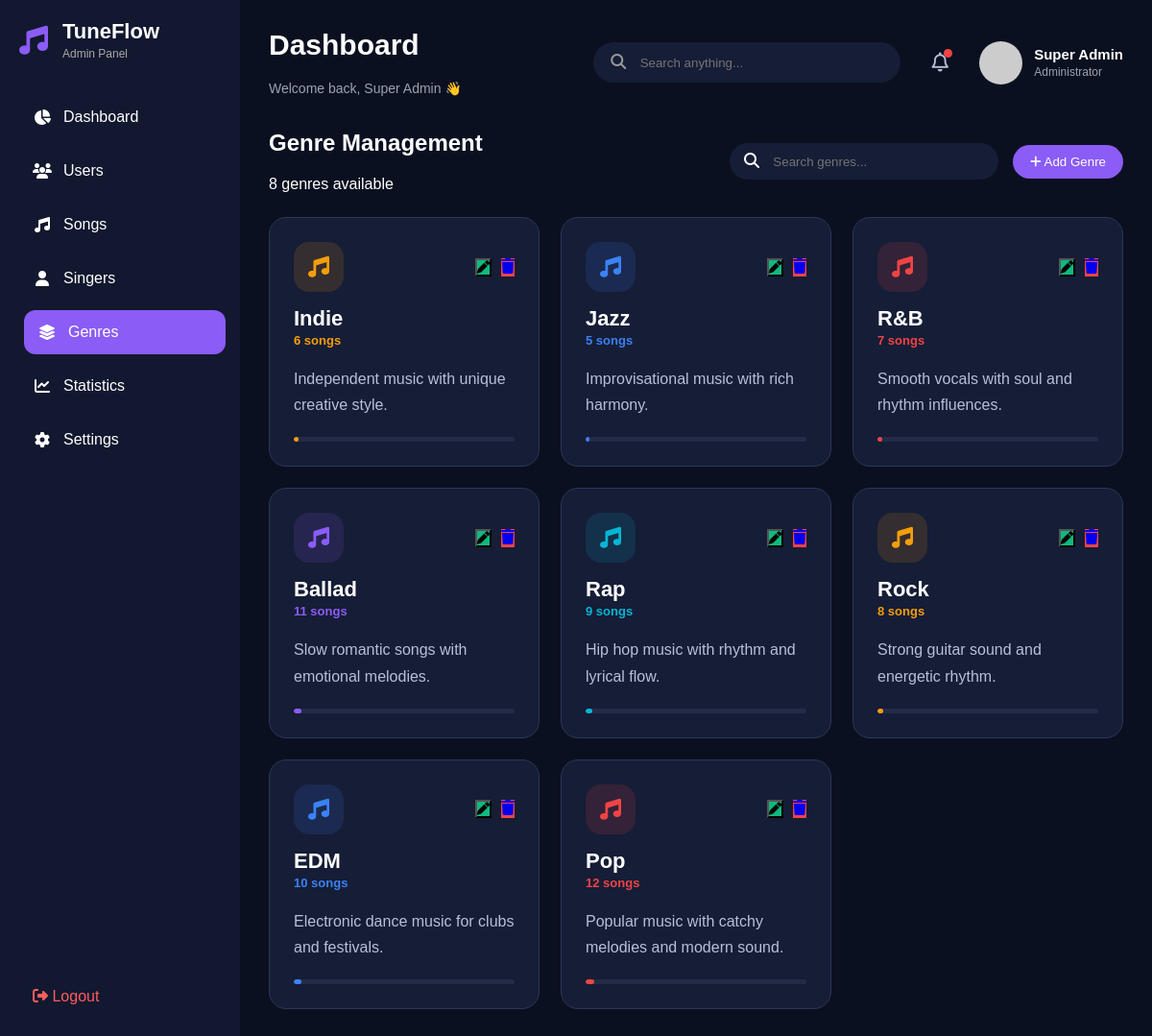
/admin/genres.php, run on the app's committed database.
### tables this page shows
CREATE TABLE genres (
    id INT AUTO_INCREMENT PRIMARY KEY,
    name VARCHAR(100) NOT NULL,
    description TEXT,
    songs_count INT DEFAULT 0,
    created_at TIMESTAMP DEFAULT CURRENT_TIMESTAMP
);

### admin/genres.php (the view, shortened to what this page needs)
<?php
include "../config/config.php";
$keyword = "";
$result = mysqli_query(
    $conn,
    "SELECT *
    FROM genres
    WHERE
        name LIKE '%$keyword%'
        OR description LIKE '%$keyword%'
    ORDER BY id DESC"
);
$totalGenre = mysqli_num_rows($result);
?>
<!DOCTYPE html>
<html lang="en">
<head>
    <link rel="stylesheet" href="https://cdnjs.cloudflare.com/ajax/libs/font-awesome/6.5.1/css/all.min.css">
    <link rel="stylesheet" href="../css/style.css">
    <link rel="stylesheet" href="../css/genres.css">
</head>
<body>
    <div class="container">
        <?php include "sidebar.php"; ?>
        <main>
            <?php include "header.php"; ?>
            <div class="page-header">
                <div>
                    <h2>Genre Management</h2>
                    <p>
                        <?= $totalGenre ?>
                        genres available
                    </p>
                </div>
                <div class="top-action">
                    <form method="GET" class="search-user">
                        <i class="fa fa-search"></i>
                        <input type="text" name="search" placeholder="Search genres..."
                            value="<?= htmlspecialchars($keyword); ?>">
                    </form>
                    <button class="add-btn" onclick="openAddGenre()">
                        <i class="fa fa-plus"></i>
                        Add Genre
                    </button>
                </div>
            </div>
            <div class="genre-grid">
                <?php while ($row = mysqli_fetch_assoc($result)): ?>
                    <?php
                    $songsCount = $row["songs_count"] ?? 0;
                    $progress = min(100, $songsCount / 3);
                    $colors = [
                        "#8b5cf6",
                        "#ef4444",
                        "#3b82f6",
                        "#f59e0b",
                        "#06b6d4"
                    ];
                    $color = $colors[$row["id"] % count($colors)];
                    ?>
                    <div class="genre-card">
                        <div class="genre-card-top">
                            <div class="genre-icon" style="background: <?= $color ?>22; color: <?= $color ?>;">
                                <i class="fa-solid fa-music"></i>
                            </div>
                            <div class="genre-action">
                                <button class="edit-btn" onclick="editGenre(
                                    '<?= $row['id']; ?>',
                                    '<?= htmlspecialchars($row['name'], ENT_QUOTES); ?>',
                                    '<?= htmlspecialchars($row['description'], ENT_QUOTES); ?>'
                                )">
                                    <i class="fa fa-pen"></i>
                                </button>
                                <a class="delete-btn" href="?delete=<?= $row['id']; ?>"
                                    onclick="return confirm('Delete this genre?')">
                                    <i class="fa fa-trash"></i>
                                </a>
                            </div>
                        </div>
                        <div class="genre-content">
                            <h3>
                                <?= htmlspecialchars($row["name"]); ?>
                            </h3>
                            <span style="color: <?= $color ?>;">
                                <?= $songsCount ?>
                                songs
                            </span>
                            <p>
                                <?= htmlspecialchars($row["description"]); ?>
                            </p>
                        </div>
                        <div class="genre-progress">
                            <div style="width: <?= $progress ?>%; background: <?= $color ?>;">
                            </div>
                        </div>
                    </div>
                <?php endwhile; ?>
            </div>
        </main>
    </div>
</body>
</html>

### admin/sidebar.php
<aside class="sidebar">
    <div class="logo">
        <i class="fa-solid fa-music"></i>
        <div>
            <h3>TuneFlow</h3>
            <span>Admin Panel</span>
        </div>
    </div>
    <ul class="menu">
        <li class="<?= basename($_SERVER['PHP_SELF']) == 'index.php' ? 'active' : ''; ?>">
            <a href="index.php">
                <i class="fa-solid fa-chart-pie"></i>
                Dashboard
            </a>
        </li>
        <li class="<?= basename($_SERVER['PHP_SELF']) == 'users.php' ? 'active' : ''; ?>">
            <a href="users.php">
                <i class="fa-solid fa-users"></i>
                Users
            </a>
        </li>
        <li class="<?= basename($_SERVER['PHP_SELF']) == 'songs.php' ? 'active' : ''; ?>">
            <a href="songs.php">
                <i class="fa-solid fa-music"></i>
                Songs
            </a>
        </li>
        <li class="<?= basename($_SERVER['PHP_SELF']) == 'singers.php' ? 'active' : ''; ?>">
            <a href="singers.php">
                <i class="fa-solid fa-user"></i>
                Singers
            </a>
        </li>
        <li class="<?= basename($_SERVER['PHP_SELF']) == 'genres.php' ? 'active' : ''; ?>">
            <a href="genres.php">
                <i class="fa-solid fa-layer-group"></i>
                Genres
            </a>
        </li>
        <li class="<?= basename($_SERVER['PHP_SELF']) == 'statistics.php' ? 'active' : ''; ?>">
            <a href="statistics.php">
                <i class="fa-solid fa-chart-line"></i>
                Statistics
            </a>
        </li>
        <li class="<?= basename($_SERVER['PHP_SELF']) == 'settings.php' ? 'active' : ''; ?>">
            <a href="settings.php">
                <i class="fa-solid fa-gear"></i>
                Settings
            </a>
        </li>
    </ul>
    <a href="logout.php" class="logout">
        <i class="fa-solid fa-right-from-bracket"></i>
        Logout
    </a>
</aside>

### admin/header.php (shortened to what this page needs)
<header class="topbar">
    <div class="header-title">
        <h2><?= $pageTitle ?? "Dashboard"; ?></h2>
        <p>Welcome back, <?= $_SESSION['admin_name'] ?? "Super Admin"; ?> 👋</p>
    </div>
    <div class="header-right">
        <div class="search-box">
            <i class="fa-solid fa-magnifying-glass"></i>
            <input type="text" placeholder="Search anything...">
        </div>
        <div class="notification-box">
            <button class="notification-btn" id="notificationBtn" type="button">
                <i class="fa-regular fa-bell"></i>
                <span class="notification-dot"></span>
            </button>
        </div>
        <div class="avatar">
            <img src="https://i.pravatar.cc/45" alt="Admin">
            <div>
                <h4><?= $_SESSION['admin_name'] ?? "Super Admin"; ?></h4>
                <span>Administrator</span>
            </div>
        </div>
    </div>
</header>

### css/style.css (style rules this page uses)
* { margin: 0; padding: 0; box-sizing: border-box; font-family: "Poppins", sans-serif; }
body { background: #0b1020; color: #fff; overflow-x: hidden; }
.container { display: flex; min-height: 100vh; }
.sidebar { width: 250px; background: #12182f; padding: 20px; display: flex; flex-direction: column; position: fixed; top: 0; left: 0; bottom: 0; }
.logo { display: flex; align-items: center; gap: 15px; margin-bottom: 35px; }
.logo i { font-size: 30px; color: #8b5cf6; }
.logo h3 { font-size: 22px; }
.logo span { color: #aaa; font-size: 12px; }
.menu { list-style: none; }
.menu li { margin-bottom: 10px; border-radius: 12px; transition: 0.3s; }
.menu li:hover, .menu li.active { background: #8b5cf6; transform: translateX(5px); }
.menu a { display: flex; align-items: center; gap: 12px; padding: 14px; text-decoration: none; color: white; }
.menu i { width: 20px; text-align: center; }
.logout { margin-top: auto; padding: 14px; color: #ff5d5d; text-decoration: none; border-radius: 12px; transition: 0.3s; }
main { flex: 1; margin-left: 250px; padding: 30px; }
main h2 { margin-bottom: 20px; }
.topbar { display: flex; justify-content: space-between; align-items: center; margin-bottom: 30px; }
.search-box { width: 360px; background: #161d36; border-radius: 30px; padding: 12px 18px; }
.search-box i { color: #999; }
.search-box input { width: 85%; background: transparent; border: none; outline: none; color: white; margin-left: 10px; }
.avatar { display: flex; align-items: center; gap: 10px; }
.avatar img { width: 42px; height: 42px; border-radius: 50%; object-fit: cover; }
.avatar h4 { font-size: 15px; }
.avatar span { color: #aaa; font-size: 12px; }
.add-btn { padding: 10px 18px; background: #8b5cf6; color: white; border: none; border-radius: 20px; cursor: pointer; transition: 0.3s; }
.topbar { display: flex; justify-content: space-between; align-items: center; margin-bottom: 35px; }
.header-title h2 { font-size: 30px; font-weight: 600; }
.header-title p { color: #9ca3af; margin-top: 5px; font-size: 14px; }
.header-right { display: flex; align-items: center; gap: 20px; }
.search-box { width: 320px; background: #161d36; padding: 12px 18px; border-radius: 30px; }
.search-box input { width: 85%; }
.avatar { display: flex; align-items: center; gap: 12px; }
.avatar img { width: 45px; height: 45px; border-radius: 50%; object-fit: cover; }
.avatar span { color: #9ca3af; font-size: 12px; }
.page-header { display: flex; justify-content: space-between; align-items: center; margin-bottom: 25px; }
.top-action { display: flex; align-items: center; gap: 15px; }
.search-user { background: #161d36; padding: 10px 15px; border-radius: 25px; width: 280px; }
.search-user input { background: none; border: none; outline: none; color: white; margin-left: 10px; width: 85%; }
.edit-btn { background: #10b981; }
.delete-btn { background: #ef4444; }
.notification-box { position: relative; }
.notification-btn { position: relative; width: 42px; height: 42px; border: none; background: transparent; color: #b8bfd8; font-size: 20px; cursor: pointer; }
.notification-dot { position: absolute; top: 7px; right: 8px; width: 9px; height: 9px; background: #ef4444; border-radius: 50%; }

### css/genres.css (style rules this page uses)
.genre-grid { display: grid; grid-template-columns: repeat(3, 1fr); gap: 22px; margin-top: 25px; }
.genre-card { background: #161d36; border: 1px solid #2d3658; border-radius: 18px; padding: 25px; min-height: 220px; transition: 0.3s; }
.genre-card-top { display: flex; justify-content: space-between; align-items: center; }
.genre-icon { width: 52px; height: 52px; border-radius: 16px; display: flex; align-items: center; justify-content: center; font-size: 22px; }
.genre-action { display: flex; gap: 10px; }
.genre-content h3 { margin-top: 15px; font-size: 22px; }
.genre-content span { font-size: 13px; font-weight: 600; }
.genre-content p { margin-top: 18px; color: #b8bfd8; line-height: 1.7; }
.genre-progress { width: 100%; height: 5px; background: #242b46; border-radius: 10px; margin-top: 20px; overflow: hidden; }
.genre-progress div { height: 100%; border-radius: 10px; }

### data on the page
genres: name "Indie", songs_count "6", description "Independent music with unique creative style."
genres: name "Jazz", songs_count "5", description "Improvisational music with rich harmony."
genres: name "R&B", songs_count "7", description "Smooth vocals with soul and rhythm influences."
genres: name "Ballad", songs_count "11", description "Slow romantic songs with emotional melodies."
genres: name "Rap", songs_count "9", description "Hip hop music with rhythm and lyrical flow."
genres: name "Rock", songs_count "8", description "Strong guitar sound and energetic rhythm."
genres: name "EDM", songs_count "10", description "Electronic dance music for clubs and festivals."
genres: name "Pop", songs_count "12", description "Popular music with catchy melodies and modern sound."

### other printed values
$pageTitle "Dashboard"
$_SESSION['admin_name'] "Super Admin"
$totalGenre "8"
